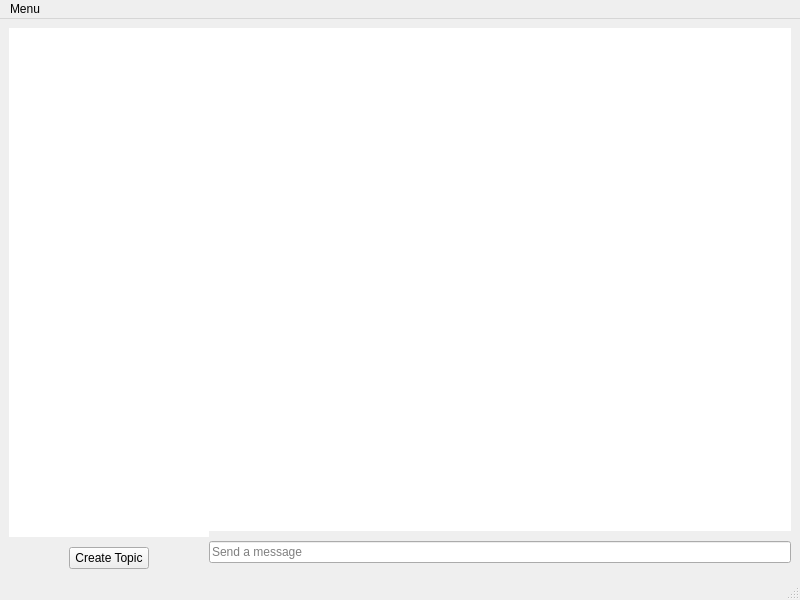
<?xml version="1.0" encoding="UTF-8"?>
<ui version="4.0">
 <class>MainWindow</class>
 <widget class="QMainWindow" name="MainWindow">
  <property name="geometry">
   <rect>
    <x>0</x>
    <y>0</y>
    <width>800</width>
    <height>600</height>
   </rect>
  </property>
  <property name="windowTitle">
   <string>MainWindow</string>
  </property>
  <widget class="QWidget" name="centralwidget">
   <layout class="QGridLayout" name="gridLayout">
    <item row="0" column="0">
     <layout class="QHBoxLayout" name="horizontalLayout">
      <property name="spacing">
       <number>0</number>
      </property>
      <item>
       <layout class="QVBoxLayout" name="verticalLayout_2">
        <property name="spacing">
         <number>10</number>
        </property>
        <property name="sizeConstraint">
         <enum>QLayout::SetDefaultConstraint</enum>
        </property>
        <item>
         <widget class="QScrollArea" name="scrollArea_2">
          <property name="maximumSize">
           <size>
            <width>200</width>
            <height>16777215</height>
           </size>
          </property>
          <property name="frameShape">
           <enum>QFrame::NoFrame</enum>
          </property>
          <property name="frameShadow">
           <enum>QFrame::Plain</enum>
          </property>
          <property name="lineWidth">
           <number>0</number>
          </property>
          <property name="widgetResizable">
           <bool>true</bool>
          </property>
          <property name="alignment">
           <set>Qt::AlignCenter</set>
          </property>
          <widget class="QWidget" name="scrollAreaWidgetContents_2">
           <property name="geometry">
            <rect>
             <x>0</x>
             <y>0</y>
             <width>200</width>
             <height>490</height>
            </rect>
           </property>
           <layout class="QVBoxLayout" name="verticalLayout_3">
            <property name="leftMargin">
             <number>0</number>
            </property>
            <property name="topMargin">
             <number>0</number>
            </property>
            <property name="rightMargin">
             <number>0</number>
            </property>
            <property name="bottomMargin">
             <number>0</number>
            </property>
            <item>
             <widget class="QListWidget" name="topicList">
              <property name="frameShape">
               <enum>QFrame::NoFrame</enum>
              </property>
              <property name="frameShadow">
               <enum>QFrame::Plain</enum>
              </property>
              <property name="lineWidth">
               <number>0</number>
              </property>
             </widget>
            </item>
           </layout>
          </widget>
         </widget>
        </item>
        <item alignment="Qt::AlignHCenter">
         <widget class="QPushButton" name="createTopicBtn">
          <property name="sizePolicy">
           <sizepolicy hsizetype="Preferred" vsizetype="Fixed">
            <horstretch>0</horstretch>
            <verstretch>0</verstretch>
           </sizepolicy>
          </property>
          <property name="maximumSize">
           <size>
            <width>200</width>
            <height>16777215</height>
           </size>
          </property>
          <property name="text">
           <string>Create Topic</string>
          </property>
         </widget>
        </item>
       </layout>
      </item>
      <item>
       <layout class="QVBoxLayout" name="verticalLayout">
        <property name="spacing">
         <number>10</number>
        </property>
        <property name="bottomMargin">
         <number>6</number>
        </property>
        <item>
         <widget class="QScrollArea" name="scrollArea">
          <property name="frameShape">
           <enum>QFrame::NoFrame</enum>
          </property>
          <property name="frameShadow">
           <enum>QFrame::Plain</enum>
          </property>
          <property name="lineWidth">
           <number>0</number>
          </property>
          <property name="widgetResizable">
           <bool>true</bool>
          </property>
          <widget class="QWidget" name="scrollAreaWidgetContents">
           <property name="geometry">
            <rect>
             <x>0</x>
             <y>0</y>
             <width>385</width>
             <height>491</height>
            </rect>
           </property>
           <layout class="QGridLayout" name="gridLayout_2">
            <property name="leftMargin">
             <number>0</number>
            </property>
            <property name="topMargin">
             <number>0</number>
            </property>
            <property name="rightMargin">
             <number>0</number>
            </property>
            <property name="bottomMargin">
             <number>0</number>
            </property>
            <item row="0" column="0">
             <widget class="QPlainTextEdit" name="chatContent">
              <property name="frameShape">
               <enum>QFrame::NoFrame</enum>
              </property>
              <property name="frameShadow">
               <enum>QFrame::Plain</enum>
              </property>
              <property name="lineWidth">
               <number>0</number>
              </property>
             </widget>
            </item>
           </layout>
          </widget>
         </widget>
        </item>
        <item>
         <widget class="QLineEdit" name="chatBar">
          <property name="enabled">
           <bool>true</bool>
          </property>
          <property name="inputMask">
           <string/>
          </property>
          <property name="text">
           <string/>
          </property>
          <property name="placeholderText">
           <string>Send a message</string>
          </property>
         </widget>
        </item>
       </layout>
      </item>
     </layout>
    </item>
   </layout>
  </widget>
  <widget class="QMenuBar" name="menubar">
   <property name="geometry">
    <rect>
     <x>0</x>
     <y>0</y>
     <width>800</width>
     <height>24</height>
    </rect>
   </property>
   <widget class="QMenu" name="menuMenu">
    <property name="title">
     <string>Menu</string>
    </property>
    <addaction name="actionChange_Username"/>
    <addaction name="actionChange_Server"/>
    <addaction name="separator"/>
    <addaction name="actionExit"/>
   </widget>
   <addaction name="menuMenu"/>
  </widget>
  <widget class="QStatusBar" name="statusbar"/>
  <action name="actionChange_Username">
   <property name="text">
    <string>Change Username</string>
   </property>
  </action>
  <action name="actionExit">
   <property name="text">
    <string>Exit</string>
   </property>
  </action>
  <action name="actionChange_Server">
   <property name="text">
    <string>Change Server</string>
   </property>
  </action>
 </widget>
 <resources/>
 <connections/>
</ui>
